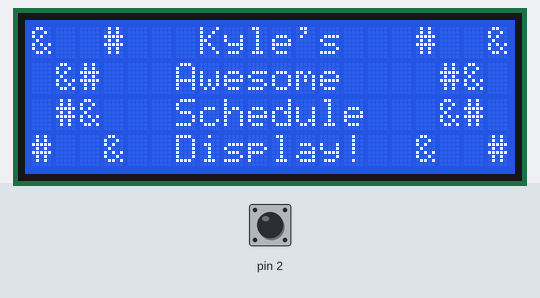
The sketch below on a simulated Arduino Uno, built with avr-gcc and run on an emulated ATmega328P. Parts: 20×4 character LCD. Inputs (shaded band) come from the test bench; at power-on: pin 2 HIGH. What the sketch prints to the serial monitor is not drawn.

Above: at 1.3 s.
1.4 s: pin 2 pulled LOW for 3.2 s
At 2.2 s:
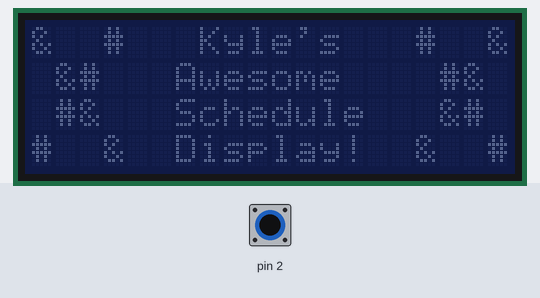
6.1 s: pin 2 pulled LOW for 0.15 s
7.7 s: pin 2 pulled LOW for 1 s
At 8.8 s:
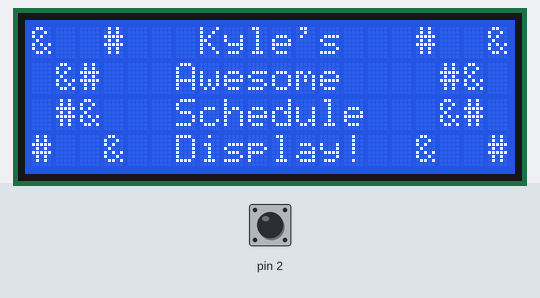
Timing chart, 0 to 10.7 s (numbered marks = the images above; inputs shaded):
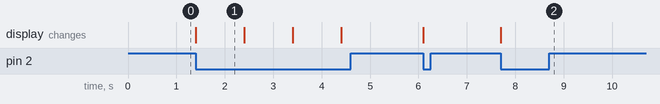

Measured:
- after the input at 1.4 s, the display: changes at once (image 1)
- after the input at 7.7 s, the display: changes at once (image 2)
- what the display in image 1 shows lasts 1.0 s, from 1.4 s to 2.4 s

The sketch:

KASDArduinoDriver.ino
```cpp
#include <Wire.h>
#include <LiquidCrystal_I2C.h>
LiquidCrystal_I2C lcd(0x27,20,4);  // set the LCD address to 0x27 for a 16 chars and 2 line display
/*********************************************************/
const byte numChars = 32;
char receivedChars[numChars];
boolean newData = false;
int line = 0;
int b = 1;

void setup()
{
  lcd.init();  //initialize the lcd
  lcd.backlight();  //open the backlight
  Serial.begin(9600);
  pinMode(2, INPUT_PULLUP);
  lcd.setCursor ( 0, 0 );            // go to the top left corner
  lcd.print("&  #   Kyle's   #  &"); // write this string on the top row
  lcd.setCursor ( 0, 1 );            // go to the 2nd row
  lcd.print(" &#   Awesome    #& "); // pad string with spaces for centering
  lcd.setCursor ( 0, 2 );            // go to the third row
  lcd.print(" #&   Schedule   &# "); // pad with spaces for centering
  lcd.setCursor ( 0, 3 );            // go to the fourth row
  lcd.print("#  &  Display!  &  #");
  Serial.print("w");
}
/*********************************************************/
void loop()
{
  int buttonVal= digitalRead(2);
  if ((buttonVal == LOW) && (b == 1)) {
    lcd.noBacklight();
    b = 0;
    delay(1000);
  } else if ((buttonVal == LOW) && (b == 0)){
    lcd.backlight();
    b = 1;
    delay(1000);
  }
  recvWithStartEndMarkers();
  if (newData == true){
    lcd.setCursor(0,line);
    lcd.print(receivedChars);
    newData = false;
    line++;
    if (line == 4){
      line=0;
    }
  }
}

void recvWithStartEndMarkers() {
    static boolean recvInProgress = false;
    static byte ndx = 0;
    char startMarker = '<';
    char endMarker = '>';
    char rc;

    while (Serial.available() > 0 && newData == false) {
        rc = Serial.read();

        if (recvInProgress == true) {
            if (rc != endMarker) {
                receivedChars[ndx] = rc;
                ndx++;
                if (ndx >= numChars) {
                    ndx = numChars - 1;
                }
            }
            else {
                receivedChars[ndx] = '\0'; // terminate the string
                recvInProgress = false;
                ndx = 0;
                newData = true;
            }
        }

        else if (rc == startMarker) {
            recvInProgress = true;
        }
    }
}

void showNewData() {
    if (newData == true) {
        lcd.println(receivedChars);
        newData = false;
    }
}
```
